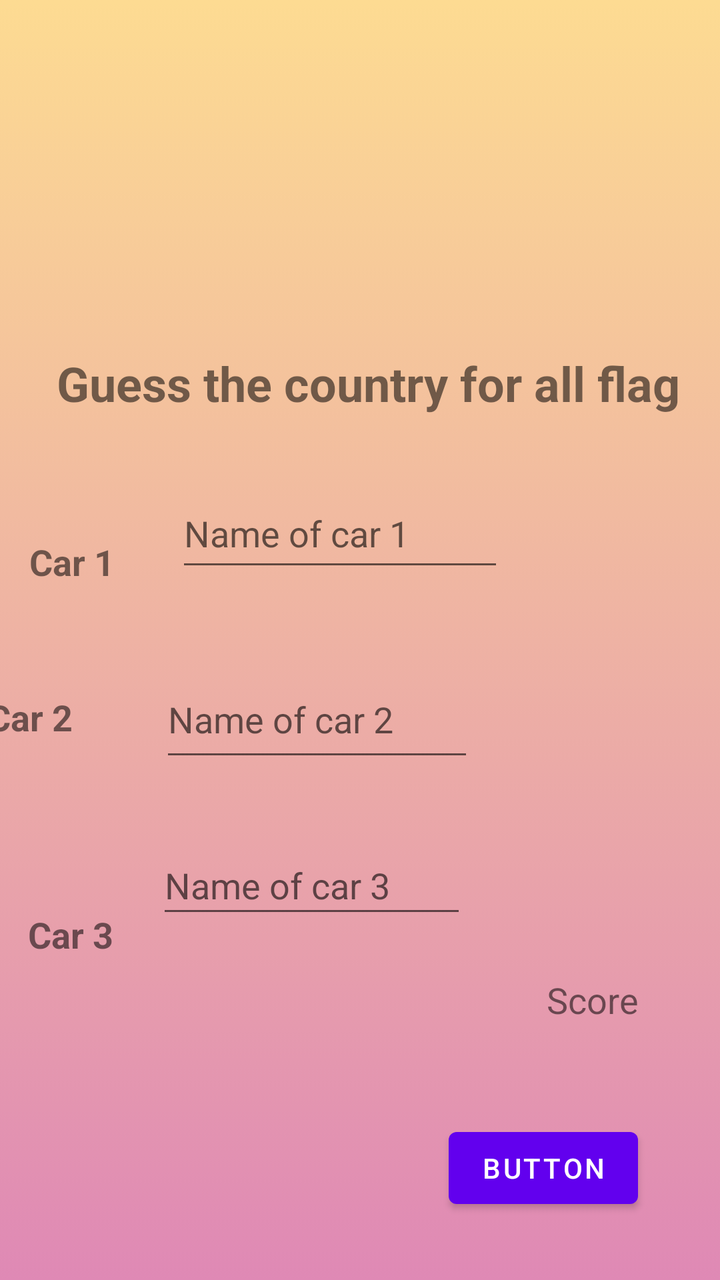
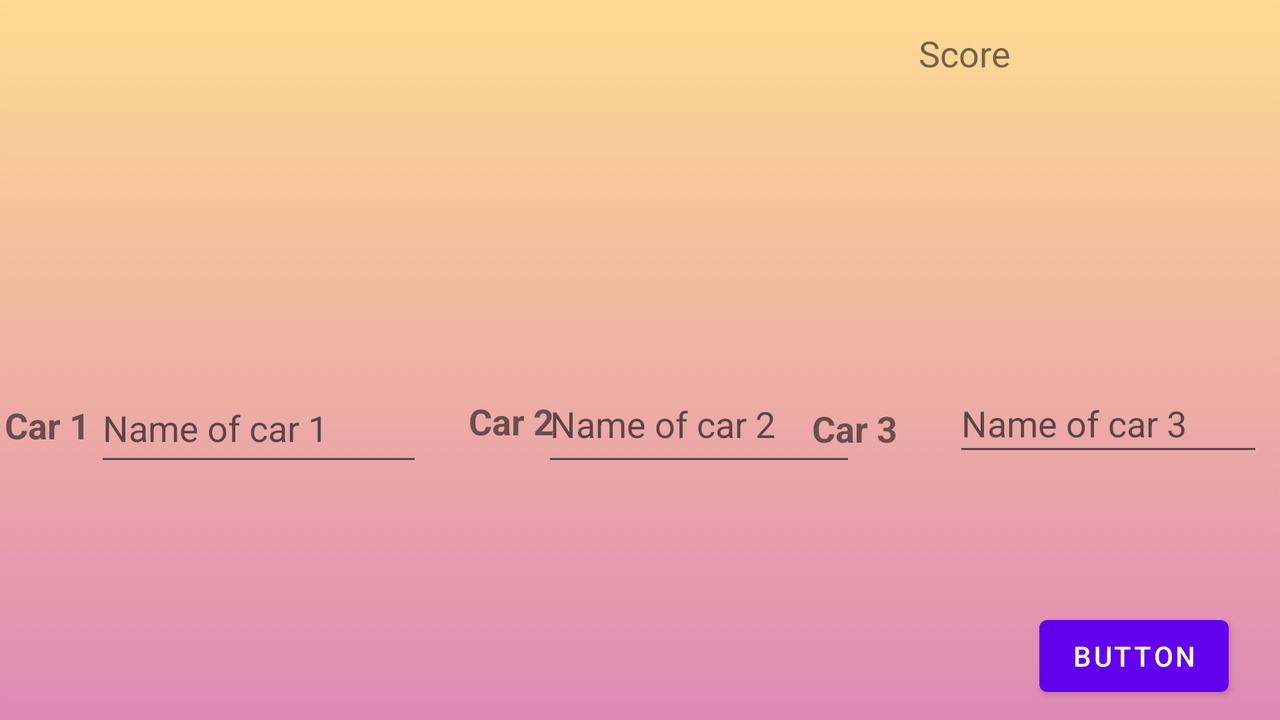

Compare how this app lays out the same screen by default and in its alternative resource folder. The renders come first, then the two layout files and the values they reference.
<!-- AndroidManifest.xml: application theme Theme.CourseWork -->
<!-- res/layout/activity_advanced_level.xml -->
<?xml version="1.0" encoding="utf-8"?>
<androidx.constraintlayout.widget.ConstraintLayout xmlns:android="http://schemas.android.com/apk/res/android"
    xmlns:app="http://schemas.android.com/apk/res-auto"
    xmlns:tools="http://schemas.android.com/tools"
    android:layout_width="match_parent"
    android:layout_height="match_parent"
    tools:context=".AdvancedLevel"
    android:background="@drawable/background">


    <TextView
        android:id="@+id/points"
        android:layout_width="wrap_content"
        android:layout_height="wrap_content"
        android:layout_marginBottom="128dp"
        android:layout_weight="1"
        android:gravity="right"
        android:text="Score"
        android:textSize="18sp"
        app:layout_constraintBottom_toBottomOf="parent"
        app:layout_constraintEnd_toEndOf="parent"
        app:layout_constraintHorizontal_bias="0.869"
        app:layout_constraintStart_toStartOf="parent" />


    <ImageView
        android:id="@+id/imageViewcar1"
        android:layout_width="125dp"
        android:layout_height="109dp"
        android:layout_marginHorizontal="15dp"
        android:layout_marginStart="16dp"
        android:layout_marginLeft="16dp"
        android:layout_marginTop="56dp"
        android:layout_weight="1"
        app:layout_constraintStart_toStartOf="parent"
        app:layout_constraintTop_toTopOf="parent"
        app:srcCompat="@mipmap/ic_launcher" />

    <ImageView
        android:id="@+id/imageViewcar2"
        android:layout_width="121dp"
        android:layout_height="107dp"
        android:layout_marginHorizontal="15dp"
        android:layout_marginTop="56dp"
        android:layout_weight="1"
        app:layout_constraintEnd_toEndOf="parent"
        app:layout_constraintHorizontal_bias="0.498"
        app:layout_constraintStart_toStartOf="parent"
        app:layout_constraintTop_toTopOf="parent"
        app:srcCompat="@mipmap/ic_launcher" />

    <ImageView
        android:id="@+id/imageViewcar3"
        android:layout_width="131dp"
        android:layout_height="107dp"
        android:layout_marginHorizontal="15dp"
        android:layout_marginTop="56dp"
        android:layout_marginEnd="16dp"
        android:layout_marginRight="16dp"
        android:layout_weight="1"
        app:layout_constraintEnd_toEndOf="parent"
        app:layout_constraintTop_toTopOf="parent"
        app:srcCompat="@mipmap/ic_launcher" />


    <TextView
        android:id="@+id/Question"
        android:layout_width="wrap_content"
        android:layout_height="wrap_content"
        android:layout_marginVertical="35dp"
        android:text="Guess the country for all flag"
        android:textSize="24sp"
        android:textStyle="bold"
        app:layout_constraintBottom_toBottomOf="parent"
        app:layout_constraintEnd_toEndOf="parent"
        app:layout_constraintHorizontal_bias="0.585"
        app:layout_constraintStart_toStartOf="parent"
        app:layout_constraintTop_toTopOf="parent"
        app:layout_constraintVertical_bias="0.261" />

    <TextView
        android:id="@+id/textViewcar1"
        android:layout_width="wrap_content"
        android:layout_height="wrap_content"
        android:layout_marginVertical="15dp"
        android:layout_marginTop="64dp"
        android:gravity="left"
        android:text="Car 1"
        android:textSize="18sp"
        android:textStyle="bold"
        app:layout_constraintBottom_toTopOf="@+id/textViewcar2"
        app:layout_constraintEnd_toStartOf="@+id/guss1"
        app:layout_constraintHorizontal_bias="0.326"
        app:layout_constraintStart_toStartOf="parent"
        app:layout_constraintTop_toBottomOf="@+id/Question"
        app:layout_constraintVertical_bias="0.545" />

    <EditText
        android:id="@+id/guss1"
        android:layout_width="164dp"
        android:layout_height="51dp"
        android:layout_marginStart="88dp"
        android:layout_marginLeft="88dp"
        android:layout_marginTop="32dp"
        android:layout_weight="1"
        android:ems="10"
        android:hint="Name of car 1"
        android:inputType="textPersonName"
        android:text=""
        app:layout_constraintStart_toStartOf="parent"
        app:layout_constraintTop_toBottomOf="@+id/Question" />

    <TextView
        android:id="@+id/car1Name"
        android:layout_width="105dp"
        android:layout_height="32dp"
        android:layout_marginStart="24dp"
        android:layout_marginLeft="24dp"
        android:layout_marginTop="48dp"
        android:layout_weight="1"
        android:textColor="#053D62"
        android:textSize="16sp"
        android:textStyle="bold"
        app:layout_constraintStart_toEndOf="@+id/guss1"
        app:layout_constraintTop_toBottomOf="@+id/Question" />


    <TextView
        android:id="@+id/textViewcar2"
        android:layout_width="wrap_content"
        android:layout_height="wrap_content"
        android:layout_marginVertical="15dp"
        android:layout_marginEnd="44dp"
        android:layout_marginRight="44dp"
        android:gravity="left"
        android:text="Car 2"
        android:textSize="18sp"
        android:textStyle="bold"
        app:layout_constraintBottom_toBottomOf="@+id/guess2"
        app:layout_constraintEnd_toStartOf="@+id/guess2"
        app:layout_constraintTop_toBottomOf="@+id/guss1"
        app:layout_constraintVertical_bias="1.0" />

    <EditText
        android:id="@+id/guess2"
        android:layout_width="157dp"
        android:layout_height="55dp"
        android:layout_marginTop="40dp"
        android:layout_weight="1"
        android:ems="10"
        android:hint="Name of car 2"
        android:inputType="textPersonName"
        android:text=""
        app:layout_constraintEnd_toEndOf="parent"
        app:layout_constraintHorizontal_bias="0.394"
        app:layout_constraintStart_toStartOf="parent"
        app:layout_constraintTop_toBottomOf="@+id/guss1" />

    <TextView
        android:id="@+id/car2Name"
        android:layout_width="98dp"
        android:layout_height="41dp"
        android:layout_marginStart="20dp"
        android:layout_marginLeft="20dp"
        android:layout_marginTop="56dp"
        android:layout_weight="1"
        android:textColor="#053D62"
        android:textSize="16sp"
        android:textStyle="bold"
        app:layout_constraintEnd_toEndOf="parent"
        app:layout_constraintHorizontal_bias="0.36"
        app:layout_constraintStart_toEndOf="@+id/guess2"
        app:layout_constraintTop_toBottomOf="@+id/car1Name" />

    <TextView
        android:id="@+id/textViewcar3"
        android:layout_width="wrap_content"
        android:layout_height="wrap_content"
        android:layout_marginVertical="15dp"
        android:layout_marginStart="12dp"
        android:layout_marginLeft="12dp"
        android:layout_marginBottom="216dp"
        android:gravity="left"
        android:text="Car 3"
        android:textSize="18sp"
        android:textStyle="bold"
        app:layout_constraintBottom_toBottomOf="parent"
        app:layout_constraintEnd_toStartOf="@+id/guess3"
        app:layout_constraintHorizontal_bias="0.081"
        app:layout_constraintStart_toStartOf="parent"
        app:layout_constraintTop_toBottomOf="@+id/textViewcar2"
        app:layout_constraintVertical_bias="0.322" />

    <EditText
        android:id="@+id/guess3"
        android:layout_width="155dp"
        android:layout_height="46dp"
        android:layout_marginBottom="176dp"
        android:layout_weight="1"
        android:ems="10"
        android:hint="Name of car 3"

        android:inputType="textPersonName"
        app:layout_constraintBottom_toBottomOf="parent"
        app:layout_constraintEnd_toEndOf="parent"
        app:layout_constraintHorizontal_bias="0.382"
        app:layout_constraintStart_toStartOf="parent" />

    <TextView
        android:id="@+id/car3Name"
        android:layout_width="117dp"
        android:layout_height="39dp"
        android:layout_marginStart="24dp"
        android:layout_marginLeft="24dp"
        android:layout_marginBottom="168dp"
        android:layout_weight="1"
        android:textColor="#053D62"
        android:textSize="16sp"
        android:textStyle="bold"
        app:layout_constraintBottom_toBottomOf="parent"
        app:layout_constraintStart_toEndOf="@+id/guess3" />

    <TextView
        android:id="@+id/answerStatus_textView"
        android:layout_width="106dp"
        android:layout_height="32dp"
        android:layout_marginBottom="80dp"
        android:text=""
        android:textColor="@android:color/holo_green_light"
        android:textSize="18sp"
        android:textStyle="bold"
        app:layout_constraintBottom_toBottomOf="parent"
        app:layout_constraintEnd_toEndOf="parent"
        app:layout_constraintHorizontal_bias="0.487"
        app:layout_constraintStart_toStartOf="parent" />

    <Button
        android:id="@+id/advancedbutton"
        android:layout_width="wrap_content"
        android:layout_height="wrap_content"
        android:layout_marginBottom="32dp"
        android:text="Button"
        app:layout_constraintBottom_toBottomOf="parent"
        app:layout_constraintEnd_toEndOf="parent"
        app:layout_constraintHorizontal_bias="0.846"
        app:layout_constraintStart_toStartOf="parent" />

    <TextView
        android:id="@+id/timer4"
        android:layout_width="109dp"
        android:layout_height="32dp"
        android:layout_marginTop="48dp"
        android:layout_marginBottom="96dp"
        android:layout_weight="1"
        android:gravity="right"
        android:textSize="20sp"
        app:layout_constraintBottom_toBottomOf="parent"
        app:layout_constraintEnd_toStartOf="@+id/points"
        app:layout_constraintHorizontal_bias="0.059"
        app:layout_constraintStart_toStartOf="parent"
        app:layout_constraintTop_toBottomOf="@+id/guess3"
        app:layout_constraintVertical_bias="0.0" />


</androidx.constraintlayout.widget.ConstraintLayout>
<!-- resources referenced by this layout -->
<resources>
  <!-- drawable background (drawable) -->
  <?xml version="1.0" encoding="utf-8"?>
  <selector xmlns:android="http://schemas.android.com/apk/res/android">
      <item>
          <shape>
              <gradient android:angle="90"
                  android:startColor="#df89b5"
                  android:endColor="#fddb92"
                  android:type="linear">
  
              </gradient>
          </shape>
      </item>
  </selector>
  <style name="Theme.CourseWork" parent="Theme.MaterialComponents.DayNight.DarkActionBar">
          
          <item name="colorPrimary">@color/purple_500</item>
          <item name="colorPrimaryVariant">@color/purple_700</item>
          <item name="colorOnPrimary">@color/white</item>
          
          <item name="colorSecondary">@color/teal_200</item>
          <item name="colorSecondaryVariant">@color/teal_700</item>
          <item name="colorOnSecondary">@color/black</item>
          
          <item name="android:statusBarColor" tools:targetApi="l">?attr/colorPrimaryVariant</item>
          
      </style>
</resources>
<!-- res/layout-land/activity_advanced_level.xml (the repository's variant of the layout above) -->
<!-- drawn on the phone turned sideways -->
<?xml version="1.0" encoding="utf-8"?>
<androidx.constraintlayout.widget.ConstraintLayout xmlns:android="http://schemas.android.com/apk/res/android"
    xmlns:app="http://schemas.android.com/apk/res-auto"
    xmlns:tools="http://schemas.android.com/tools"
    android:layout_width="match_parent"
    android:layout_height="match_parent"
    tools:context=".AdvancedLevel"
    android:background="@drawable/background">


    <TextView
        android:id="@+id/points"
        android:layout_width="wrap_content"
        android:layout_height="wrap_content"
        android:layout_weight="1"
        android:gravity="right"
        android:text="Score"
        android:textSize="18sp"
        app:layout_constraintBottom_toBottomOf="parent"
        app:layout_constraintEnd_toEndOf="parent"
        app:layout_constraintHorizontal_bias="0.773"
        app:layout_constraintStart_toStartOf="parent"
        app:layout_constraintTop_toTopOf="parent"
        app:layout_constraintVertical_bias="0.043" />

    <ImageView
        android:id="@+id/imageViewcar1"
        android:layout_width="125dp"
        android:layout_height="109dp"
        android:layout_marginHorizontal="15dp"
        android:layout_marginStart="16dp"
        android:layout_marginLeft="16dp"
        android:layout_marginTop="56dp"
        android:layout_weight="1"
        app:layout_constraintStart_toStartOf="parent"
        app:layout_constraintTop_toTopOf="parent"
        app:srcCompat="@mipmap/ic_launcher" />

    <ImageView
        android:id="@+id/imageViewcar2"
        android:layout_width="121dp"
        android:layout_height="107dp"
        android:layout_marginHorizontal="15dp"
        android:layout_marginTop="56dp"
        android:layout_weight="1"
        app:layout_constraintEnd_toEndOf="parent"
        app:layout_constraintHorizontal_bias="0.498"
        app:layout_constraintStart_toStartOf="parent"
        app:layout_constraintTop_toTopOf="parent"
        app:srcCompat="@mipmap/ic_launcher" />


    <ImageView
        android:id="@+id/imageViewcar3"
        android:layout_width="131dp"
        android:layout_height="107dp"
        android:layout_marginHorizontal="15dp"
        android:layout_marginTop="56dp"
        android:layout_marginEnd="16dp"
        android:layout_marginRight="16dp"
        android:layout_weight="1"
        app:layout_constraintEnd_toEndOf="parent"
        app:layout_constraintTop_toTopOf="parent"
        app:srcCompat="@mipmap/ic_launcher" />

    <TextView
        android:id="@+id/Question"
        android:layout_width="361dp"
        android:layout_height="32dp"
        android:layout_marginVertical="35dp"
        android:layout_marginTop="8dp"
        android:text="Guess the Cars Correctly !"
        android:textSize="24sp"
        android:textStyle="bold"
        app:layout_constraintBottom_toTopOf="@+id/imageViewcar1"
        app:layout_constraintEnd_toEndOf="parent"
        app:layout_constraintHorizontal_bias="0.008"
        app:layout_constraintStart_toStartOf="parent"
        app:layout_constraintTop_toTopOf="parent" />

    <TextView
        android:id="@+id/textViewcar1"
        android:layout_width="wrap_content"
        android:layout_height="wrap_content"
        android:layout_marginVertical="15dp"
        android:gravity="left"
        android:text="Car 1"
        android:textSize="18sp"
        android:textStyle="bold"
        app:layout_constraintBottom_toBottomOf="@+id/guss1"
        app:layout_constraintEnd_toStartOf="@+id/guss1"
        app:layout_constraintHorizontal_bias="0.484"
        app:layout_constraintStart_toStartOf="parent"
        app:layout_constraintTop_toTopOf="@+id/guss1" />

    <EditText
        android:id="@+id/guss1"
        android:layout_width="164dp"
        android:layout_height="51dp"
        android:layout_marginStart="16dp"
        android:layout_marginLeft="16dp"
        android:layout_marginTop="48dp"
        android:layout_weight="1"
        android:ems="10"
        android:hint="Name of car 1"
        android:inputType="textPersonName"
        android:text=""
        app:layout_constraintBottom_toBottomOf="@+id/guess2"
        app:layout_constraintEnd_toStartOf="@+id/guess2"
        app:layout_constraintHorizontal_bias="0.345"
        app:layout_constraintStart_toStartOf="parent"
        app:layout_constraintTop_toBottomOf="@+id/imageViewcar1"
        app:layout_constraintVertical_bias="1.0" />

    <TextView
        android:id="@+id/car1Name"
        android:layout_width="105dp"
        android:layout_height="32dp"
        android:layout_marginStart="80dp"
        android:layout_marginLeft="80dp"
        android:layout_weight="1"
        android:textColor="#053D62"
        android:textSize="16sp"
        android:textStyle="bold"
        app:layout_constraintBottom_toBottomOf="@+id/car2Name"
        app:layout_constraintStart_toStartOf="parent"
        app:layout_constraintTop_toBottomOf="@+id/guss1" />

    <TextView
        android:id="@+id/textViewcar2"
        android:layout_width="wrap_content"
        android:layout_height="wrap_content"
        android:layout_marginVertical="15dp"
        android:layout_marginStart="29dp"
        android:layout_marginLeft="29dp"
        android:gravity="left"
        android:text="Car 2"
        android:textSize="18sp"
        android:textStyle="bold"
        app:layout_constraintBottom_toBottomOf="@+id/guess2"
        app:layout_constraintEnd_toStartOf="@+id/guess2"
        app:layout_constraintStart_toEndOf="@+id/guss1"
        app:layout_constraintTop_toTopOf="@+id/guess2"
        app:layout_constraintVertical_bias="0.58" />

    <EditText
        android:id="@+id/guess2"
        android:layout_width="157dp"
        android:layout_height="55dp"
        android:layout_marginTop="20dp"
        android:layout_weight="1"
        android:ems="10"
        android:hint="Name of car 2"
        android:inputType="textPersonName"
        android:text=""
        app:layout_constraintEnd_toEndOf="parent"
        app:layout_constraintHorizontal_bias="0.561"
        app:layout_constraintStart_toStartOf="parent"
        app:layout_constraintTop_toBottomOf="@+id/imageViewcar2" />

    <TextView
        android:id="@+id/car2Name"
        android:layout_width="98dp"
        android:layout_height="41dp"
        android:layout_marginStart="180dp"
        android:layout_marginLeft="180dp"
        android:layout_weight="1"
        android:textColor="#053D62"
        android:textSize="16sp"
        android:textStyle="bold"
        app:layout_constraintStart_toEndOf="@+id/car1Name"
        app:layout_constraintTop_toBottomOf="@+id/guess2" />

    <TextView
        android:id="@+id/textViewcar3"
        android:layout_width="wrap_content"
        android:layout_height="wrap_content"
        android:layout_marginVertical="15dp"
        android:layout_marginEnd="28dp"
        android:layout_marginRight="28dp"
        android:gravity="left"
        android:text="Car 3"
        android:textSize="18sp"
        android:textStyle="bold"
        app:layout_constraintBottom_toBottomOf="@+id/guess3"
        app:layout_constraintEnd_toStartOf="@+id/guess3"
        app:layout_constraintTop_toTopOf="@+id/guess3"
        app:layout_constraintVertical_bias="0.0" />

    <EditText
        android:id="@+id/guess3"
        android:layout_width="155dp"
        android:layout_height="46dp"
        android:layout_marginTop="24dp"
        android:layout_weight="1"
        android:ems="10"

        android:hint="Name of car 3"
        android:inputType="textPersonName"
        app:layout_constraintEnd_toEndOf="parent"
        app:layout_constraintHorizontal_bias="0.983"
        app:layout_constraintStart_toStartOf="parent"
        app:layout_constraintTop_toBottomOf="@+id/imageViewcar3" />

    <TextView
        android:id="@+id/car3Name"
        android:layout_width="117dp"
        android:layout_height="39dp"
        android:layout_marginBottom="4dp"
        android:layout_weight="1"
        android:textColor="#053D62"
        android:textSize="16sp"
        android:textStyle="bold"
        app:layout_constraintBottom_toBottomOf="@+id/car2Name"
        app:layout_constraintEnd_toEndOf="parent"
        app:layout_constraintHorizontal_bias="0.784"
        app:layout_constraintStart_toEndOf="@+id/car2Name" />

    <TextView
        android:id="@+id/answerStatus_textView"
        android:layout_width="106dp"
        android:layout_height="32dp"
        android:layout_marginBottom="8dp"
        android:text=""
        android:textColor="@android:color/holo_green_light"
        android:textSize="18sp"
        android:textStyle="bold"
        app:layout_constraintBottom_toBottomOf="parent"
        app:layout_constraintEnd_toEndOf="parent"
        app:layout_constraintHorizontal_bias="0.393"
        app:layout_constraintStart_toStartOf="parent" />

    <Button
        android:id="@+id/advancedbutton"
        android:layout_width="wrap_content"
        android:layout_height="wrap_content"
        android:layout_marginBottom="8dp"
        android:text="Button"
        app:layout_constraintBottom_toBottomOf="parent"
        app:layout_constraintEnd_toEndOf="parent"
        app:layout_constraintHorizontal_bias="0.953"
        app:layout_constraintStart_toStartOf="parent" />

    <TextView
        android:id="@+id/timer4"
        android:layout_width="109dp"
        android:layout_height="32dp"
        android:layout_weight="1"
        android:gravity="right"
        android:textSize="20sp"
        app:layout_constraintBottom_toBottomOf="parent"
        app:layout_constraintEnd_toStartOf="@+id/advancedbutton"
        app:layout_constraintHorizontal_bias="0.087"
        app:layout_constraintStart_toStartOf="parent"
        app:layout_constraintTop_toBottomOf="@+id/answerStatus_textView"
        app:layout_constraintVertical_bias="1.0" />


</androidx.constraintlayout.widget.ConstraintLayout>
